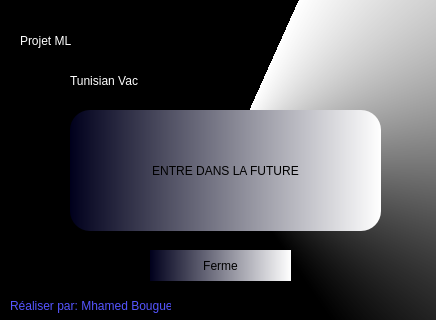
<?xml version="1.0" encoding="UTF-8"?>
<ui version="4.0">
 <class>Dialog</class>
 <widget class="QDialog" name="Dialog">
  <property name="geometry">
   <rect>
    <x>0</x>
    <y>0</y>
    <width>436</width>
    <height>320</height>
   </rect>
  </property>
  <property name="windowTitle">
   <string>Dialog</string>
  </property>
  <property name="styleSheet">
   <string notr="true">QWidget#Dialog{
	background-color: qconicalgradient(cx:0.517, cy:0.511, angle:71.6, stop:0.625 rgba(0, 0, 0, 255), stop:1 rgba(255, 255, 255, 255));
}
</string>
  </property>
  <widget class="QLabel" name="label">
   <property name="geometry">
    <rect>
     <x>20</x>
     <y>20</y>
     <width>181</width>
     <height>41</height>
    </rect>
   </property>
   <property name="styleSheet">
    <string notr="true">font: 25 30pt &quot;Arial&quot;;
color: rgb(255, 255, 255);</string>
   </property>
   <property name="text">
    <string>Projet ML</string>
   </property>
  </widget>
  <widget class="QPushButton" name="pushButton">
   <property name="geometry">
    <rect>
     <x>70</x>
     <y>110</y>
     <width>311</width>
     <height>121</height>
    </rect>
   </property>
   <property name="whatsThis">
    <string>&lt;html&gt;&lt;head/&gt;&lt;body&gt;&lt;p&gt;&lt;br/&gt;&lt;/p&gt;&lt;/body&gt;&lt;/html&gt;</string>
   </property>
   <property name="styleSheet">
    <string notr="true">border-radius: 20px;
font: 8pt &quot;Arial&quot;;
background-color: qlineargradient(spread:pad, x1:0, y1:0, x2:1, y2:0, stop:0 rgba(0, 0, 28, 255), stop:1 rgba(255, 255, 255, 255));</string>
   </property>
   <property name="text">
    <string>ENTRE DANS LA FUTURE</string>
   </property>
  </widget>
  <widget class="QPushButton" name="pushButton_2">
   <property name="geometry">
    <rect>
     <x>150</x>
     <y>250</y>
     <width>141</width>
     <height>31</height>
    </rect>
   </property>
   <property name="styleSheet">
    <string notr="true">border-radius: 20px;
font: 8pt &quot;Arial&quot;;
background-color: qlineargradient(spread:pad, x1:0, y1:0, x2:1, y2:0, stop:0 rgba(0, 0, 28, 255), stop:1 rgba(255, 255, 255, 255));</string>
   </property>
   <property name="text">
    <string>Ferme</string>
   </property>
  </widget>
  <widget class="QLabel" name="label_3">
   <property name="geometry">
    <rect>
     <x>10</x>
     <y>290</y>
     <width>161</width>
     <height>31</height>
    </rect>
   </property>
   <property name="styleSheet">
    <string notr="true">color: rgb(85, 85, 255);</string>
   </property>
   <property name="text">
    <string>Réaliser par: Mhamed Bouguerra</string>
   </property>
  </widget>
  <widget class="QLabel" name="label_4">
   <property name="geometry">
    <rect>
     <x>490</x>
     <y>20</y>
     <width>81</width>
     <height>161</height>
    </rect>
   </property>
   <property name="text">
    <string/>
   </property>
   <property name="pixmap">
    <pixmap>PROJETS/test-covid.png</pixmap>
   </property>
   <property name="scaledContents">
    <bool>true</bool>
   </property>
  </widget>
  <widget class="QLabel" name="label_5">
   <property name="geometry">
    <rect>
     <x>200</x>
     <y>200</y>
     <width>31</width>
     <height>31</height>
    </rect>
   </property>
   <property name="text">
    <string/>
   </property>
   <property name="pixmap">
    <pixmap>PROJETS/WORK/2.png</pixmap>
   </property>
   <property name="scaledContents">
    <bool>true</bool>
   </property>
  </widget>
  <widget class="QLabel" name="label_7">
   <property name="geometry">
    <rect>
     <x>70</x>
     <y>60</y>
     <width>191</width>
     <height>41</height>
    </rect>
   </property>
   <property name="styleSheet">
    <string notr="true">font: 25 25pt &quot;Arial&quot;;
color: rgb(255, 255, 255);</string>
   </property>
   <property name="text">
    <string>Tunisian Vac</string>
   </property>
  </widget>
  <zorder>label</zorder>
  <zorder>pushButton_2</zorder>
  <zorder>pushButton</zorder>
  <zorder>label_3</zorder>
  <zorder>label_4</zorder>
  <zorder>label_5</zorder>
  <zorder>label_7</zorder>
 </widget>
 <resources/>
 <connections/>
</ui>
